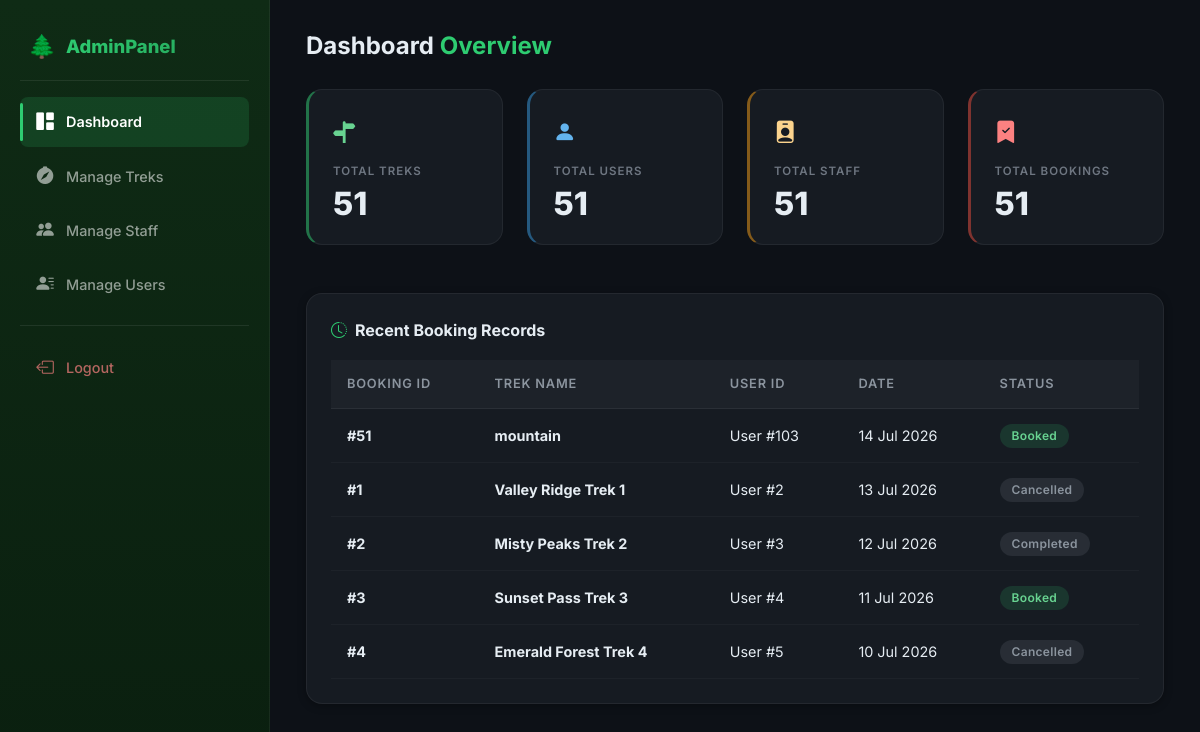
The page /admin/dashboard (signed in) on the database its author committed.
### models.py (models this page shows)
class Booking(db.Model):
    __tablename__ = 'bookings'
    id = db.Column(db.Integer, primary_key=True)
    user_id = db.Column(db.Integer, db.ForeignKey('users.id'), nullable=False)
    trek_id = db.Column(db.Integer, db.ForeignKey('treks.id'), nullable=False)
    booking_date = db.Column(db.DateTime, default=datetime.utcnow)
    status = db.Column(db.String(20), default='Booked')     # 'Booked', 'Cancelled', 'Completed'
    payment_status = db.Column(db.String(20), default='Pending')

class Trek(db.Model):
    __tablename__ = 'treks'
    id = db.Column(db.Integer, primary_key=True)
    name = db.Column(db.String(150), nullable=False)
    location = db.Column(db.String(100), nullable=False)
    difficulty = db.Column(db.String(20), nullable=False)   # 'Easy', 'Moderate', 'Hard'
    duration = db.Column(db.Integer, nullable=False)        # In days
    total_slots = db.Column(db.Integer, nullable=False)
    available_slots = db.Column(db.Integer, nullable=False)
    start_date = db.Column(db.Date, nullable=False)
    end_date = db.Column(db.Date, nullable=False)
    status = db.Column(db.String(20), default='Pending')    # 'Pending', 'Open', 'Closed', 'Completed'
    staff_profile_id = db.Column(db.Integer, db.ForeignKey('staff_profiles.id'), nullable=True)
    bookings = db.relationship('Booking', backref='trek', lazy=True, cascade='all, delete-orphan')

### routes/admin.py (the view)
@admin_bp.route('/dashboard')
def dashboard():
    if not check_admin():
        flash("Access Denied!", "error")
        return redirect('/auth/login')
    total_treks = Trek.query.count()
    total_users = User.query.filter_by(role='trekker').count()
    total_staff = User.query.filter_by(role='staff').count()
    total_bookings = Booking.query.count()
    recent_bookings = Booking.query.order_by(Booking.booking_date.desc()).limit(5).all()
    return render_template('admin/dashboard.html',
                           total_treks=total_treks, total_users=total_users,
                           total_staff=total_staff, total_bookings=total_bookings,
                           recent_bookings=recent_bookings)

### routes/admin.py (called while the page is built)
def check_admin():
    if 'user_id' not in session or session.get('role') != 'admin':
        return False
    return True

### templates/admin/dashboard.html (shortened to what this page needs)
{% extends 'base.html' %}
{% block extra_css %}
<link rel="stylesheet" href="{{ url_for('static', filename='css/admin.css') }}">
{% endblock %}
{% block content %}
<div class="admin-wrapper">
    <div class="sidebar">
        <div class="sidebar-brand">
            <span class="sidebar-brand-icon">🌲</span>
            <h4>AdminPanel</h4>
        </div>
        <hr>
        <a href="{{ url_for('admin.dashboard') }}" class="nav-link active">
            <i class="bi bi-grid-1x2-fill"></i> Dashboard
        </a>
        <a href="{{ url_for('admin.manage_treks') }}" class="nav-link">
            <i class="bi bi-compass-fill"></i> Manage Treks
        </a>
        <a href="{{ url_for('admin.manage_staff') }}" class="nav-link">
            <i class="bi bi-people-fill"></i> Manage Staff
        </a>
        <a href="{{ url_for('admin.manage_users') }}" class="nav-link">
            <i class="bi bi-person-lines-fill"></i> Manage Users
        </a>
        <hr>
        <a href="{{ url_for('auth.logout') }}" class="nav-link text-danger">
            <i class="bi bi-box-arrow-left"></i> Logout
        </a>
    </div>
    <div class="main-content">
        <div class="page-header">
            <h2 class="fw-bold">Dashboard <span class="text-forest">Overview</span></h2>
        </div>
        <div class="row g-4 mb-5">
            <div class="col-md-3">
                <div class="stat-card stat-green">
                    <span class="stat-icon"><i class="bi bi-signpost-split-fill"></i></span>
                    <div class="stat-label">Total Treks</div>
                    <div class="stat-value">{{ total_treks }}</div>
                </div>
            </div>
            <div class="col-md-3">
                <div class="stat-card stat-blue">
                    <span class="stat-icon"><i class="bi bi-person-fill"></i></span>
                    <div class="stat-label">Total Users</div>
                    <div class="stat-value">{{ total_users }}</div>
                </div>
            </div>
            <div class="col-md-3">
                <div class="stat-card stat-amber">
                    <span class="stat-icon"><i class="bi bi-person-badge-fill"></i></span>
                    <div class="stat-label">Total Staff</div>
                    <div class="stat-value">{{ total_staff }}</div>
                </div>
            </div>
            <div class="col-md-3">
                <div class="stat-card stat-red">
                    <span class="stat-icon"><i class="bi bi-bookmark-check-fill"></i></span>
                    <div class="stat-label">Total Bookings</div>
                    <div class="stat-value">{{ total_bookings }}</div>
                </div>
            </div>
        </div>
        <div class="table-container">
            <div class="table-title">
                <i class="bi bi-clock-history"></i> Recent Booking Records
            </div>
            <table class="table table-hover align-middle">
                <thead>
                    <tr>
                        <th>Booking ID</th>
                        <th>Trek Name</th>
                        <th>User ID</th>
                        <th>Date</th>
                        <th>Status</th>
                    </tr>
                </thead>
                <tbody>
                    {% for booking in recent_bookings %}
                    <tr>
                        <td><strong>#{{ booking.id }}</strong></td>
                        <td><strong>{{ booking.trek.name }}</strong></td>
                        <td>User #{{ booking.user_id }}</td>
                        <td>{{ booking.booking_date.strftime('%d %b %Y') }}</td>
                        <td>
                            <span class="badge {% if booking.status=='Booked' %}bg-success{% else %}bg-secondary{% endif %}">
                                {{ booking.status }}
                            </span>
                        </td>
                    </tr>
                    {% else %}
                    <tr>
                        <td colspan="5" class="text-center text-muted py-4">No recent bookings found.</td>
                    </tr>
                    {% endfor %}
                </tbody>
            </table>
        </div>
    </div>
</div>
{% endblock %}

### static/css/mai.css (style rules this page uses)
:root { --color-forest: #0f2b15; --color-forest-light: #1a3d24; --color-forest-mid: #245a33; --color-emerald: #2ecc71; --color-emerald-glow: rgba(46, 204, 113, 0.15); --color-amber: #f39c12; --color-amber-hover: #e67e22; --color-amber-glow: rgba(243, 156, 18, 0.2); --surface-body: #0d1117; --surface-card: #161b22; --surface-card-hover: #1c2330; --surface-elevated: #21262d; --surface-sidebar: linear-gradient(180deg, #0f2b15 0%, #0a1f0f 100%); --text-primary: #e6edf3; --text-secondary: #8b949e; --text-muted: #6e7681; --text-inverse: #0d1117; --border-default: rgba(255, 255, 255, 0.06); --border-subtle: rgba(255, 255, 255, 0.03); --shadow-sm: 0 2px 8px rgba(0, 0, 0, 0.3); --shadow-md: 0 4px 16px rgba(0, 0, 0, 0.4); --shadow-lg: 0 8px 32px rgba(0, 0, 0, 0.5); --shadow-glow-green: 0 0 20px rgba(46, 204, 113, 0.1); --shadow-glow-amber: 0 0 20px rgba(243, 156, 18, 0.1); --radius-sm: 8px; --radius-md: 12px; --radius-lg: 16px; --radius-xl: 20px; --transition-fast: 150ms cubic-bezier(0.4, 0, 0.2, 1); --transition-smooth: 300ms cubic-bezier(0.4, 0, 0.2, 1); --transition-spring: 400ms cubic-bezier(0.34, 1.56, 0.64, 1); }
*, *::before, *::after { box-sizing: border-box; }
body { background-color: var(--surface-body); font-family: "Inter", -apple-system, BlinkMacSystemFont, "Segoe UI", Roboto, sans-serif; color: var(--text-primary); line-height: 1.6; -webkit-font-smoothing: antialiased; -moz-osx-font-smoothing: grayscale; margin: 0; padding: 0; }
.text-forest { color: var(--color-emerald) !important; font-weight: 700; }
.table { --bs-table-bg: transparent; --bs-table-color: var(--text-primary); color: var(--text-primary); border-color: var(--border-default); margin-bottom: 0; }
.table thead th { background-color: rgba(255, 255, 255, 0.03); color: var(--text-secondary); font-weight: 600; font-size: 0.8rem; text-transform: uppercase; letter-spacing: 0.8px; border-bottom: 1px solid var(--border-default); padding: 14px 16px; white-space: nowrap; }
.table tbody td { padding: 14px 16px; border-bottom: 1px solid var(--border-subtle); vertical-align: middle; font-size: 0.9rem; }
.table-hover tbody tr { transition: var(--transition-fast); }
.badge { font-weight: 600; padding: 6px 12px; font-size: 0.75rem; border-radius: 20px; letter-spacing: 0.3px; }
.badge.bg-success { background: rgba(46, 204, 113, 0.15) !important; color: #68d391; }
.badge.bg-secondary { background: rgba(139, 148, 158, 0.15) !important; color: #8b949e; }
hr { border-color: var(--border-default); opacity: 1; }

### rows shown on the page
Booking: id "51", trek.name "mountain", user_id "103", booking_date "14 Jul 2026", status "Booked"
Booking: id "1", trek.name "Valley Ridge Trek 1", user_id "2", booking_date "13 Jul 2026", status "Cancelled"
Booking: id "2", trek.name "Misty Peaks Trek 2", user_id "3", booking_date "12 Jul 2026", status "Completed"
Booking: id "3", trek.name "Sunset Pass Trek 3", user_id "4", booking_date "11 Jul 2026", status "Booked"
Booking: id "4", trek.name "Emerald Forest Trek 4", user_id "5", booking_date "10 Jul 2026", status "Cancelled"

### other values the page prints
{{ total_treks }} "51"
{{ total_users }} "51"
{{ total_staff }} "51"
{{ total_bookings }} "51"
